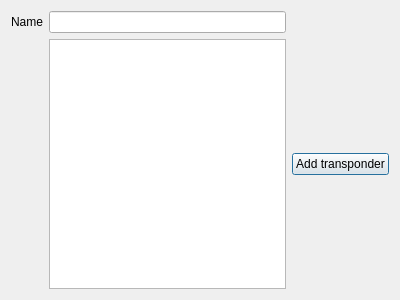
<?xml version="1.0" encoding="UTF-8"?>
<ui version="4.0">
 <class>Dialog</class>
 <widget class="QDialog" name="Dialog">
  <property name="geometry">
   <rect>
    <x>0</x>
    <y>0</y>
    <width>400</width>
    <height>300</height>
   </rect>
  </property>
  <property name="windowTitle">
   <string>Dialog</string>
  </property>
  <layout class="QGridLayout" name="gridLayout_2">
   <item row="0" column="0">
    <layout class="QGridLayout" name="gridLayout">
     <item row="1" column="1">
      <widget class="QListView" name="listTransponders"/>
     </item>
     <item row="0" column="1">
      <widget class="QLineEdit" name="lineEdit"/>
     </item>
     <item row="0" column="0">
      <widget class="QLabel" name="label">
       <property name="text">
        <string>Name</string>
       </property>
      </widget>
     </item>
     <item row="1" column="2">
      <widget class="QPushButton" name="pushButton">
       <property name="text">
        <string>Add transponder</string>
       </property>
      </widget>
     </item>
    </layout>
   </item>
  </layout>
 </widget>
 <resources/>
 <connections/>
</ui>
